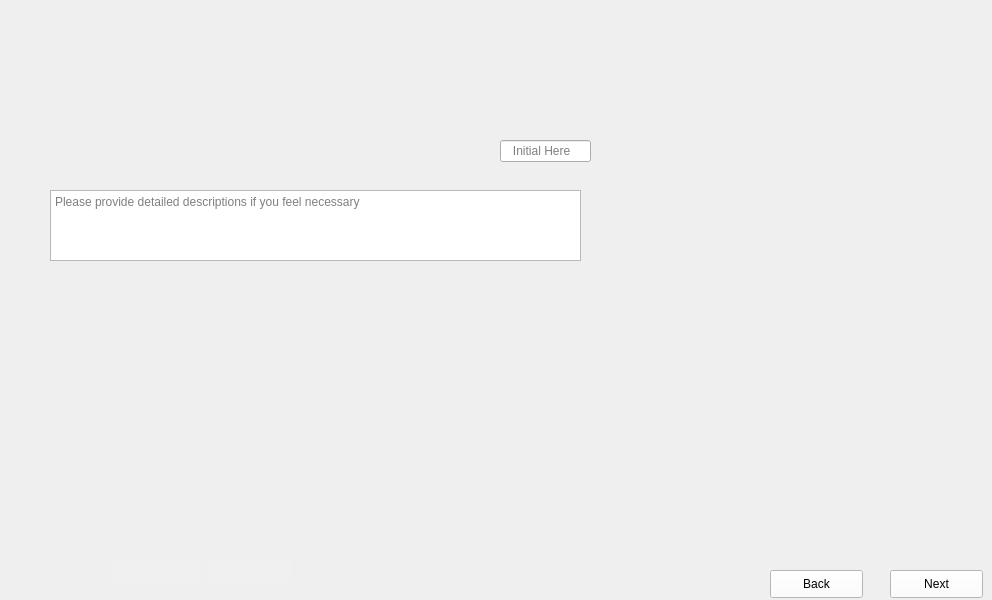
      <widget class="QWidget" name="Dice_First_Pillars_3">
       <property name="maximumSize">
        <size>
         <width>1024</width>
         <height>600</height>
        </size>
       </property>
       <property name="styleSheet">
        <string notr="true">border-image: url(:/images/images/Dice_First_Pillars_3.png);</string>
       </property>
       <widget class="QLineEdit" name="Dice_First_Pillars_3_Initial1">
        <property name="geometry">
         <rect>
          <x>500</x>
          <y>140</y>
          <width>91</width>
          <height>22</height>
         </rect>
        </property>
        <property name="styleSheet">
         <string notr="true">border-image:None;</string>
        </property>
        <property name="placeholderText">
         <string>   Initial Here</string>
        </property>
       </widget>
       <widget class="QTextEdit" name="Dice_First_Pillars_3_Comments">
        <property name="geometry">
         <rect>
          <x>50</x>
          <y>190</y>
          <width>531</width>
          <height>71</height>
         </rect>
        </property>
        <property name="styleSheet">
         <string notr="true">border-image:None;</string>
        </property>
        <property name="placeholderText">
         <string>Please provide detailed descriptions if you feel necessary </string>
        </property>
       </widget>
       <widget class="QLineEdit" name="Dice_First_Pillars_3_Initial2">
        <property name="geometry">
         <rect>
          <x>210</x>
          <y>560</y>
          <width>81</width>
          <height>22</height>
         </rect>
        </property>
        <property name="styleSheet">
         <string notr="true">QLineEdit{
background-color: rgb(240, 240, 240);
border: none;
border-image:None;
}</string>
        </property>
       </widget>
       <widget class="QLineEdit" name="Dice_First_Pillars_3_Dates">
        <property name="geometry">
         <rect>
          <x>110</x>
          <y>560</y>
          <width>91</width>
          <height>22</height>
         </rect>
        </property>
        <property name="styleSheet">
         <string notr="true">QLineEdit{
background-color: rgb(240, 240, 240);
border: none;
border-image:None;
}</string>
        </property>
       </widget>
       <widget class="QPushButton" name="Dice_First_Pillars_3_Next">
        <property name="geometry">
         <rect>
          <x>890</x>
          <y>570</y>
          <width>93</width>
          <height>28</height>
         </rect>
        </property>
        <property name="styleSheet">
         <string notr="true">QPushButton{
background-color: rgb(255, 255, 255);
height: 35px;
border-image:None;
}
QPushButton::hover{
background-color: rgb(0, 0, 255);
}
QPushButton:pressed{
padding-top:7px;
padding-top:7px;
}</string>
        </property>
        <property name="text">
         <string>Next</string>
        </property>
       </widget>
       <widget class="QPushButton" name="Dice_First_Pillars_3_Back">
        <property name="geometry">
         <rect>
          <x>770</x>
          <y>570</y>
          <width>93</width>
          <height>28</height>
         </rect>
        </property>
        <property name="styleSheet">
         <string notr="true">QPushButton{
background-color: rgb(255, 255, 255);
height: 35px;
border-image:None;
}
QPushButton::hover{
background-color: rgb(0, 0, 255);
}
QPushButton:pressed{
padding-top:7px;
padding-top:7px;
}</string>
        </property>
        <property name="text">
         <string>Back</string>
        </property>
       </widget>
      </widget>
